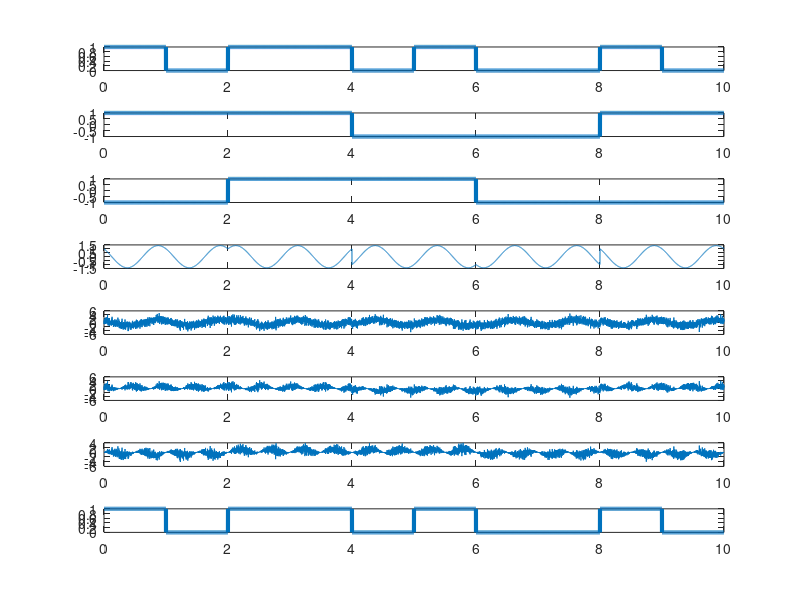

Source code (MATLAB):
clc; close all;
clear all;
pn=1000;
pt=1/pn;
b=[1 0 1 1 0 1 0 0 1 0];
t=0:pt:length(b)-pt;

ms=[];
mso=[];
mse=[];

for jk = 1:length(b)
    ms=[ms repmat(b(jk),1,pn)];
    if (mod(jk,2)~=0)
        mso=[mso repmat(2*b(jk)-1, 1, 2*pn)];
    else
        mse=[mse repmat(2*b(jk)-1, 1, 2*pn)];
    end
end

fc = 1;
st = mso.*cos(2*pi*fc*t) + mse.*sin(2*pi*fc*t);
sn=0;
stn=awgn(st,sn);

rs1=stn.*cos(2*pi*fc*t);
rs2=stn.*sin(2*pi*fc*t);

ss1=[];
ss2=[];
for jk=1:length(b)/2
    ss1 = [ss1 sum(rs1(1, (jk-1)*2*pn+1:jk*2*pn))];
    ss2 = [ss2 sum(rs2(1, (jk-1)*2*pn+1:jk*2*pn))];
end
ss1=ss1/pn;
ss2=ss2/pn;

vt=0;
ds=[];
for jk=1:length(b)/2
    if ss1(jk)>=vt
        ts=1;
    else
        ts=0;
    end
    ds = [ds repmat(ts,1,pn)];
    
    if ss2(jk)>=vt
        ts=1;
    else
        ts=0;
    end
    ds = [ds repmat(ts,1,pn)];
end

subplot(811)
plot(t,ms,'Linewidth',3);
subplot(812)
plot(t,mso,'Linewidth',3);
subplot(813)
plot(t,mse,'Linewidth',3);
subplot(814)
plot(t,st);
subplot(815)
plot(t,stn);
subplot(816)
plot(t,rs1);
subplot(817)
plot(t,rs2);
subplot(818)
plot(t,ds,'Linewidth',3);